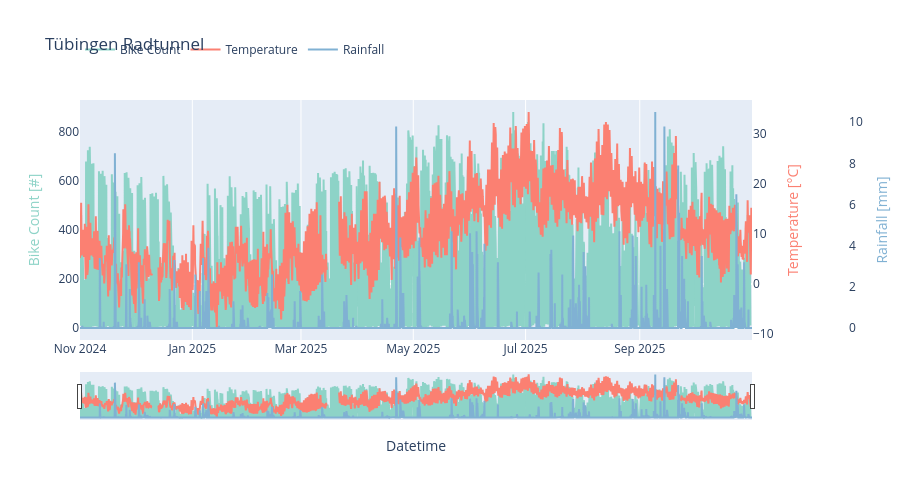

Source (notebook cell):
### Markdown cell above
## 3. Single-Station Plots

### Time Series Overview
Interactive plot showing bike counts, temperature, and rainfall with range slider.

### Code cell
# Time series plot
fig = get_plot("time_series")(tue_df, title="Tübingen Radtunnel")
fig.show()

### Figure 1 — Plotly figure (JSON) as saved in the notebook; plotly's stock layout.template omitted (floating-point values rounded to 4 significant figures; data arrays with more than 128 entries replaced by an {"elided": "..."} marker saying what was removed)
{"data": [{"line": {"color": "rgb(141,211,199)"}, "name": "Bike Count", "type": "scatter", "x": {"elided": "8759 str values"}, "y": {"elided": "8759 float values"}, "yaxis": "y"}, {"line": {"color": "rgb(251,128,114)"}, "name": "Temperature", "type": "scatter", "x": {"elided": "8759 str values"}, "y": {"elided": "8759 float values"}, "yaxis": "y2"}, {"line": {"color": "rgb(128,177,211)"}, "name": "Rainfall", "type": "scatter", "x": {"elided": "8759 str values"}, "y": {"elided": "8759 float values"}, "yaxis": "y3"}], "layout": {"height": 500, "hovermode": "x unified", "legend": {"orientation": "h", "y": 1.15}, "title": {"text": "Tübingen Radtunnel"}, "xaxis": {"rangeslider": {"visible": true}, "title": {"text": "Datetime"}}, "yaxis": {"showgrid": false, "side": "left", "title": {"font": {"color": "rgb(141,211,199)"}, "text": "Bike Count [#]"}}, "yaxis2": {"anchor": "x", "overlaying": "y", "showgrid": false, "side": "right", "title": {"font": {"color": "rgb(251,128,114)"}, "text": "Temperature [°C]"}}, "yaxis3": {"anchor": "free", "autoshift": true, "overlaying": "y", "shift": 50, "showgrid": false, "side": "right", "title": {"font": {"color": "rgb(128,177,211)"}, "text": "Rainfall [mm]"}}}}
